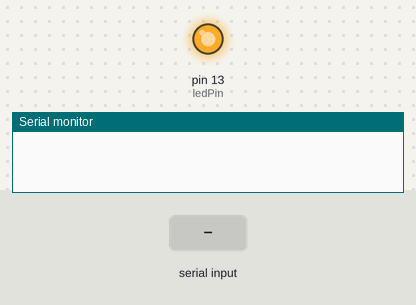
A sketch run on a simulated Arduino Uno, built with avr-gcc and run on an emulated ATmega328P. On the bench: output pins drawn as LEDs (lit = HIGH), the last lines printed to the serial monitor. The test bench sets the inputs (shaded band).

Above: at 1.2 s.
1.3 s: "0" received over Serial
At 1.7 s:
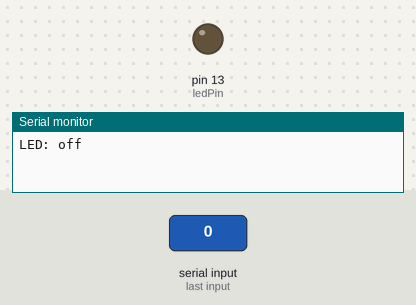
2.8 s: "1" received over Serial
At 4.1 s:
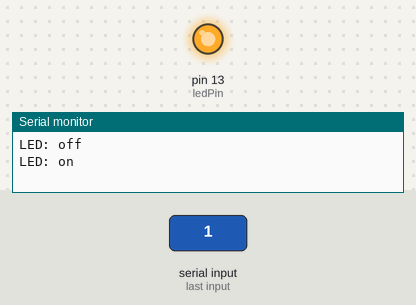
Timing chart, 0 to 5.8 s (numbered marks = the images above; inputs shaded):
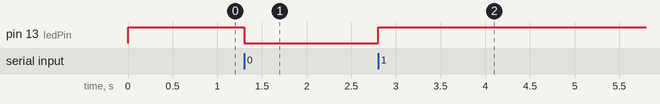

Measured:
- after the input at 1.3 s, pin 13 (ledPin): HIGH → LOW at once
- after the input at 2.8 s, pin 13 (ledPin): LOW → HIGH at once

The sketch:

BlueTooth.ino
```cpp
int ledPin = 13;
int state = 0;
int flag = 0;

void setup() {

    pinMode(ledPin, OUTPUT);
    digitalWrite(ledPin, HIGH);

    Serial.begin(38400); // Default connection rate for my BT module
}

void loop() {

    if (Serial.available() > 0) {

        state = Serial.read();
        flag=0;

    }

    if (state == '0') {

        digitalWrite(ledPin, LOW);

        if (flag == 0) {

            Serial.println("LED: off");
            flag = 1;

        }

    } else if (state == '1') {

        digitalWrite(ledPin, HIGH);

        if (flag == 0) {

            Serial.println("LED: on");
            flag = 1;

        }
    }
}
```
